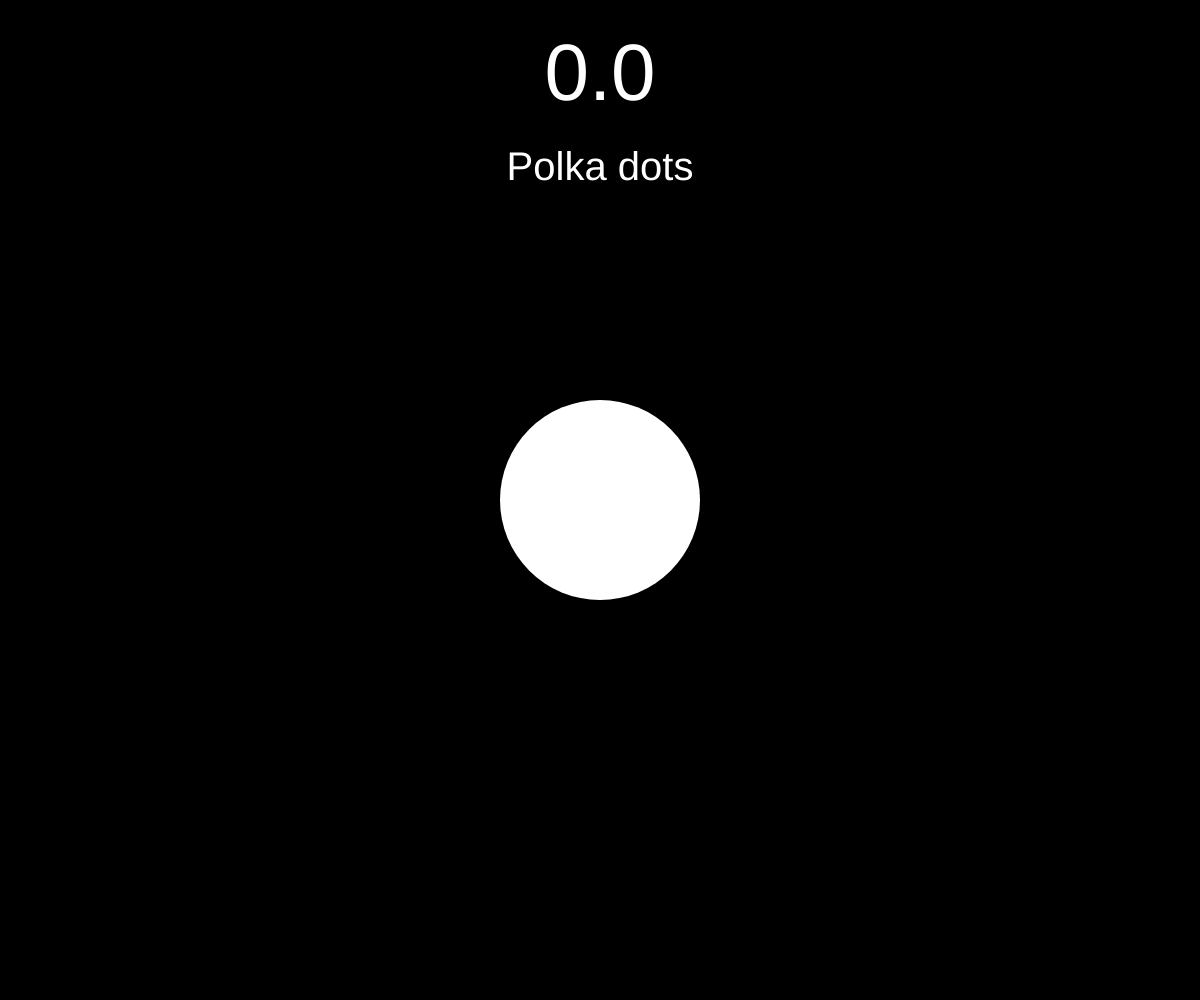
Frame 1 (no input)
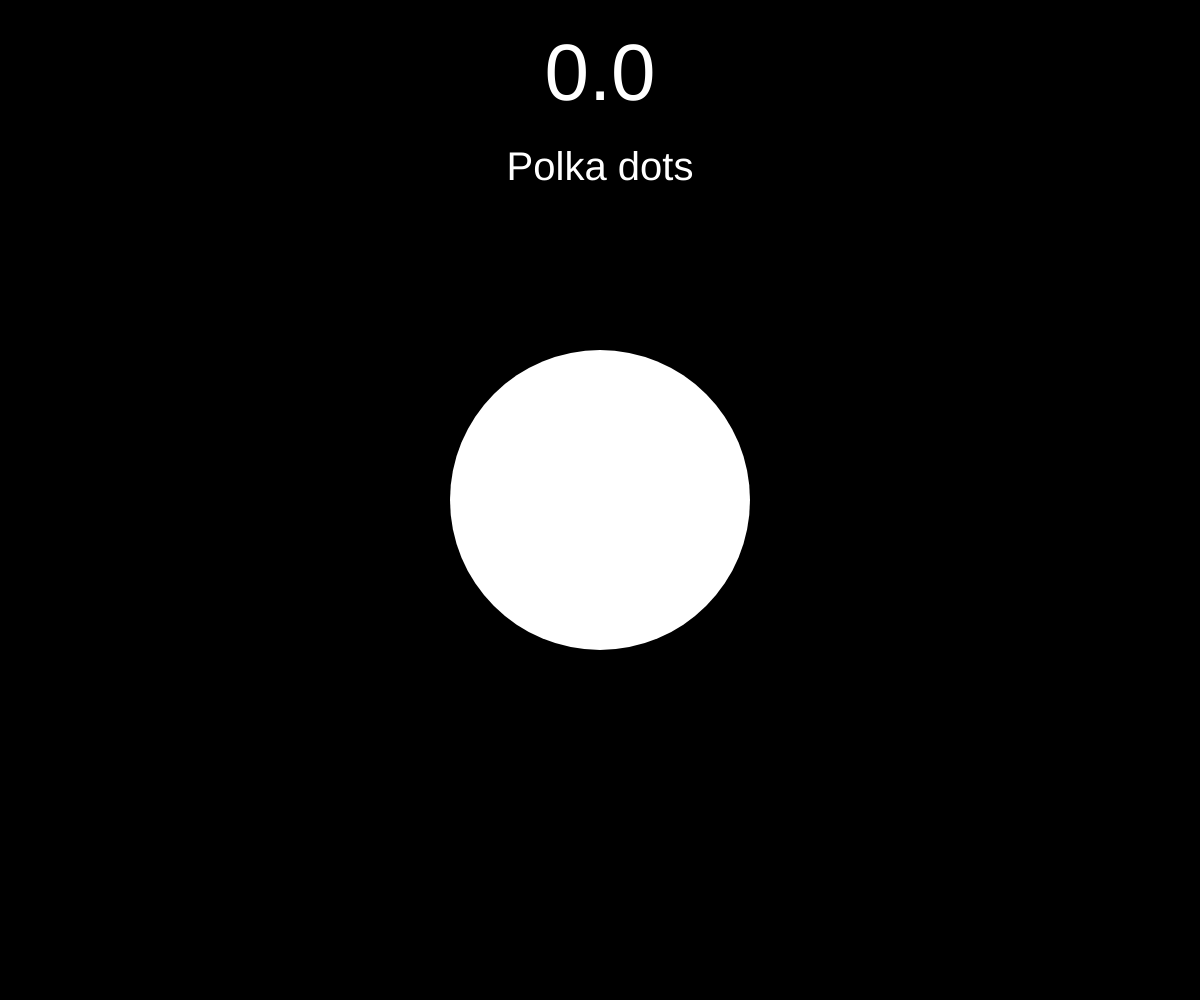
Frame 60 (no input)
Frame 120 (the mouse pressed at the canvas centre since frame 60): identical to frame 60, image omitted

The p5.js sketch that drew these frames (run headless with seeded random() and noise() and a simulated clock; from frame 60 on, the mouse is pressed at the canvas centre):

// p5.js sketch
// ── sketch.js
// clicker game


// Click THE SOURCE to gain Polka Dots.

// THE SOURCE awards you with polka dots.
// The size of the payout is based on the percentage size of THE SOURCE.
// The percentage size is displayed at the bottom of THE SOURCE.
// The max size of THE SOURCE is displayed as a circle around it.
// If THE SOURCE reaches its max size, you are penalized and it relocates.

let source, sourceX, sourceY;
let sourceSize, minSize, maxSize;
let sourceScale = 1;
let scaleText = 0, percentageText = 0;
let scaleVelocity = 1;
let scaleAcceleration = 0.1;

let penalty = false, moved = false;

let amount, balance = 0;
let amountStep, amountActual = 0;
let percentage;

let auto = false;
let frequency = 0.35;

let dots = [];
let hue, sat, br;

let bgColor, textColor;

function setup() {
  createCanvas(windowWidth, windowHeight);
  colorMode(HSB);

  noStroke();

  minSize = min(width, height) * 0.1;
  maxSize = min(width, height) * 0.2;
  sourceSize = minSize;
  sourceX = width / 2;
  sourceY = height / 2;
  amountStep = 10;
  percentage = 0;
  bgColor = color(0, 0, 0);
  textColor = color(0, 0, 100);

  hue = random(0, 360);
}

function draw() {

  background(bgColor);

  drawDots();
  drawSource();
  drawAmount();

  if (auto) {
    autoClick();
  }
}

function drawDots() {
  push();
  for (let i = 0; i < dots.length; i++) {
    dots[i].show();
    dots[i].update();

    if (dots[i].y > height + dots[i].s || percentage == 0) {
      dots.splice(i, 1);
    }
  }

  pop();
}

function drawSource() {
  if (penalty) {
    scaleVelocity = 0.5;
    hue = 0;
    bgColor = lerpColor(color(0, 0, 0), color(0, 0, 100), percentage / 100);
    textColor = lerpColor(color(0, 0, 100), color(0, 0, 0), percentage / 100);
    sat = lerp(100, 0, percentage / 100);
  } else {
    sat = percentage;
  }
  br = percentage;

  minSize = min(width, height) * 0.15;
  maxSize = min(width, height) * 0.25;
  percentage = map(sourceSize, minSize, maxSize, 0, 100);

  source = {
    x: sourceX,
    y: sourceY,
    r: sourceSize,
    c: color(hue, sat, 100),
  };

  push();

  noStroke();
  translate(source.x, source.y);
  scale(sourceScale);
  fill(hue, 0, 100, (penalty ? 0 : (percentage / 100) / 2));
  circle(0, 0, maxSize * 2);
  fill(source.c);
  circle(0, 0, source.r * 2);

  if (frameCount % (penalty ? 1 : 2) == 0) {
    amountActual = amountStep * (percentage / 100);
    scaleText = amountActual < 1000 ? nf(amountActual, 0, (amountActual % 1 == 0 ? 0 : 1)) : formatExpo(amountActual);
    percentageText = percentage;
  }

  fill((hue + 180) % 360, sat, br, percentage / 100);
  textAlign(CENTER, CENTER);
  textSize(sourceSize * (amountActual < 1000 ? 0.5 : 0.3));
  textStyle(BOLD);
  text(scaleText, 0, 0);
  textAlign(CENTER, TOP);
  fill(0, 0, br, percentage / 100);
  textSize(sourceSize * 0.2);
  text(nf(percentageText, 0, 0) + "%", 0, sourceSize * 0.7);
  pop();

  if (sourceSize == maxSize) {
    penalty = true;
    if (!moved) {
      moved = true;
      moveSource();
    }
  } else if (sourceSize == minSize) {
    penalty = false;
    moved = false;
  }

  sourceSize -= scaleVelocity;
  scaleVelocity += scaleAcceleration;

  sourceSize = constrain(sourceSize, minSize, maxSize);
}

function moveSource() {
  let newX, newY, distToNew;
  let attempts = 0;

  do {
    newX = random(0 + sourceSize * 1.1, width - sourceSize * 1.1);
    newY = random(height * 0.1 + sourceSize * 1.1, height - sourceSize * 1.1);
    distToNew = dist(newX, newY, mouseX, mouseY);
    attempts++;
  } while (distToNew < sourceSize && attempts < 10);

  print(attempts);

  sourceX = newX;
  sourceY = newY;
}

function drawAmount() {
  amount = {
    v: nf(balance, 0, 1),
    x: width / 2,
    y: 100,
    s: min(width, height) * 0.08,
  };

  push();

  fill(textColor);
  textAlign(CENTER)
  textSize(amount.s)
  text(formatExpo(amount.v), amount.x, amount.y);
  textSize(amount.s * 0.5)
  text("Polka dot" + (amount.v == 1 ? "" : "s"), amount.x, amount.y + amount.s);

  pop();
}

function formatExpo(number) {
  return number < 1000 ? number : Number.parseFloat(number).toExponential(2);
}

function clickSource() {
  if (!penalty) {
    let reward = amountStep * percentage / 100;
    balance += reward;
    hue = random(0, 360);
    scaleVelocity = -1;

    for (let i = 0; i < percentage; i++) {
      dots.push(new Dot());
    }
  }
}

function autoClick() {
  if (frameCount % round(60 * frequency) == 0) {
    clickSource();
  }
}

function windowResized() {
  resizeCanvas(windowWidth, windowHeight);
}

function mousePressed() {
  let distToSource = dist(source.x, source.y, mouseX, mouseY);
  if (distToSource < source.r) {
    clickSource();
  }
}

function keyPressed() {
  switch (keyCode) {
    case 32:
      auto = !auto;
      break;
  }
}
// ── Dot.js
class Dot {
    constructor() {
        this.x = random(0, width);
        this.s = random(2, 10);
        this.y = random(0, -1000);
        this.c = random(0, 360);
        this.vy = 1;
        this.g = random(0.1, 0.5);
    }

    show() {
        fill(this.c, sat, br);
        circle(this.x, this.y, this.s);
    }

    update() {
        this.y += this.vy;
        this.vy += this.g;
    }
}

// ── style.css
html, body {
  margin: 0;
  padding: 0;
}

canvas {
  display: block;
}

#homeBtn {
  position: absolute;
  top: 1em;
  left: 2em;
}

a {
  text-decoration: none;
  font-size: 15pt;
  font-family: 'Courier New', Courier, monospace;
  text-transform: lowercase;
  color: darkcyan;
}

a:hover {
  font-weight: bold;
  color: gold;
  text-transform: uppercase;
}
